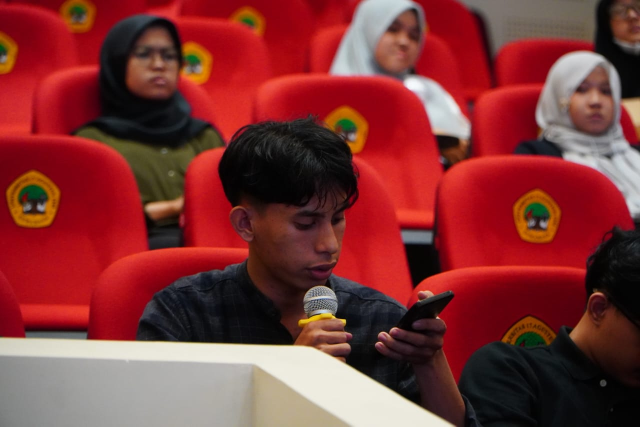
#> input picture Modul1/23-071_Jordan Hutahaean_TP3/Citra 02/bojak.jpeg, 1280 x 853 px (shown at 1/2 size)
$ python '23-071_jordan Hutahean.py'
#> lines starting #> are read from the running program, lines starting #| are printed output that depends on the picture; after the words box and inside, x2 and y2 are one past the last pixel; in counts of white or black regions, pixels touching at a corner belong together
import cv2

# =======================================================
# BAB 2 - Representasi Citra
# =======================================================

# Baca citra
citra = cv2.imread("bojak.jpeg")
#> citra is the input picture: shape (853, 1280, 3); mean B, G, R 52.5, 52.7, 128.3

# Citra Asli
cv2.namedWindow("Citra Asli (RGB)", cv2.WINDOW_NORMAL)
cv2.resizeWindow("Citra Asli (RGB)", 500, 500)
cv2.imshow("Citra Asli (RGB)", citra)

# Konversi ke Grayscale
gray = cv2.cvtColor(citra, cv2.COLOR_BGR2GRAY)
cv2.namedWindow("Citra Grayscale", cv2.WINDOW_NORMAL)
cv2.resizeWindow("Citra Grayscale", 500, 500)
cv2.imshow("Citra Grayscale", gray)

print("Representasi matriks (potongan 5x5 pixel):")
print(gray[0:5, 0:5])
#| [[38 38 39 40 40]
#|  [40 41 41 42 42]
#|  [43 44 44 45 45]
#|  [45 46 47 47 47]
#|  [47 47 48 49 49]]

# =======================================================
# BAB 3 - Operasi Dasar Citra
# =======================================================

# 1. Thresholding
_, thresh = cv2.threshold(gray, 128, 255, cv2.THRESH_BINARY)
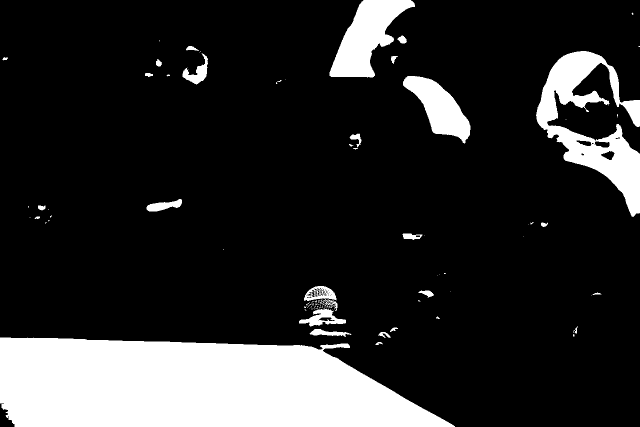
#> thresh: shape (853, 1280) (shown at 1/2 size); 16.9% white; 107 white regions (76 under 20 px), largest, box (x1, y1, x2, y2) and area: (0, 675, 910, 853) 129149, (1072, 102, 1280, 434) 25745, (659, 0, 830, 155) 13099
cv2.namedWindow("Thresholding (Biner)", cv2.WINDOW_NORMAL)
cv2.resizeWindow("Thresholding (Biner)", 500, 500)
cv2.imshow("Thresholding (Biner)", thresh)

# 2. Negatif Citra
negatif = 255 - gray
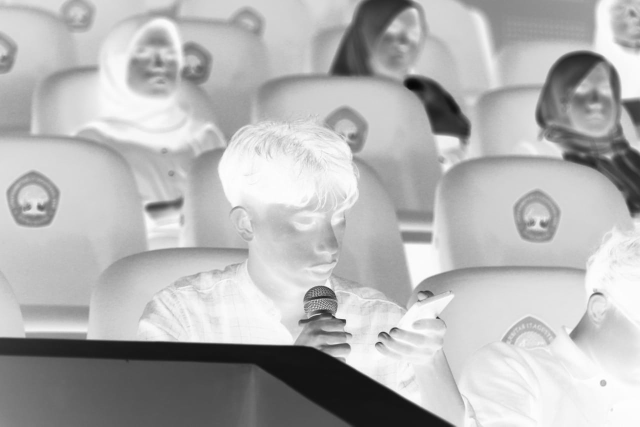
#> negatif: shape (853, 1280) (shown at 1/2 size); min 6, max 255, mean 179.7
cv2.namedWindow("Negatif Citra", cv2.WINDOW_NORMAL)
cv2.resizeWindow("Negatif Citra", 500, 500)
cv2.imshow("Negatif Citra", negatif)

# 3. Brightness Adjustment
bright = cv2.convertScaleAbs(citra, alpha=1, beta=50)
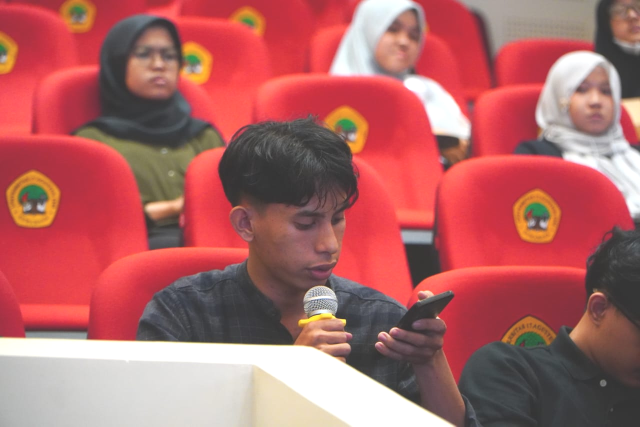
#> bright: shape (853, 1280, 3) (shown at 1/2 size); mean B, G, R 101.9, 101.5, 176.1
dark = cv2.convertScaleAbs(citra, alpha=1, beta=-50)
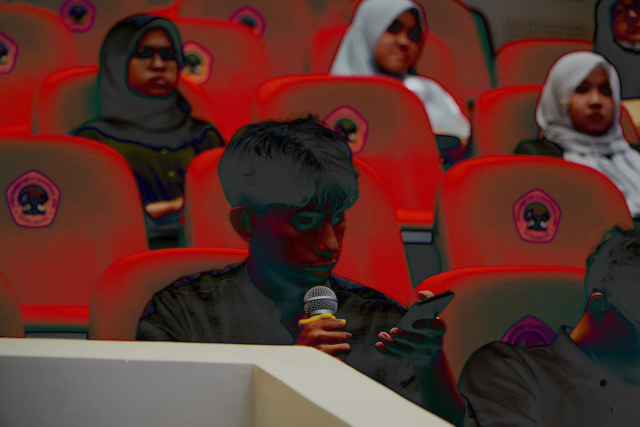
#> dark: shape (853, 1280, 3) (shown at 1/2 size); mean B, G, R 44.1, 50.3, 91.8
cv2.namedWindow("Brightness (+50)", cv2.WINDOW_NORMAL)
cv2.resizeWindow("Brightness (+50)", 500, 500)
cv2.imshow("Brightness (+50)", bright)
cv2.namedWindow("Brightness (-50)", cv2.WINDOW_NORMAL)
cv2.resizeWindow("Brightness (-50)", 500, 500)
cv2.imshow("Brightness (-50)", dark)

# 4. Flipping
flip_h = cv2.flip(citra, 1)   # horizontal
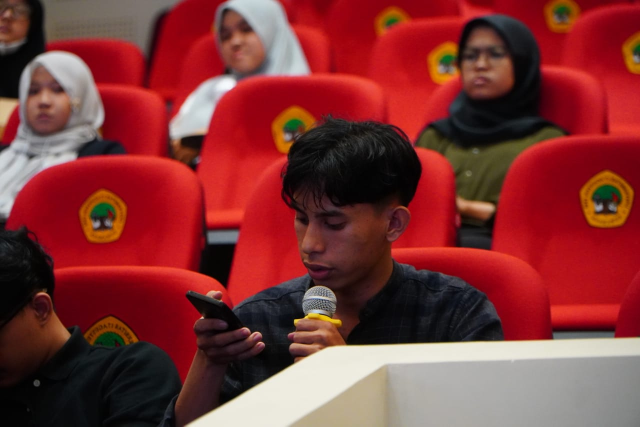
#> flip_h: shape (853, 1280, 3) (shown at 1/2 size); mean B, G, R 52.5, 52.7, 128.3
flip_v = cv2.flip(citra, 0)   # vertical
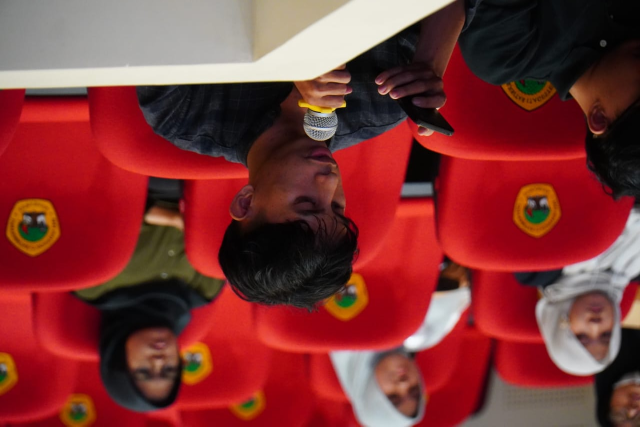
#> flip_v: shape (853, 1280, 3) (shown at 1/2 size); mean B, G, R 52.5, 52.7, 128.3
cv2.namedWindow("Flip Horizontal", cv2.WINDOW_NORMAL)
cv2.resizeWindow("Flip Horizontal", 500, 500)
cv2.imshow("Flip Horizontal", flip_h)
cv2.namedWindow("Flip Vertikal", cv2.WINDOW_NORMAL)
cv2.resizeWindow("Flip Vertikal", 500, 500)
cv2.imshow("Flip Vertikal", flip_v)

# 5. Histogram Equalization
eq = cv2.equalizeHist(gray)
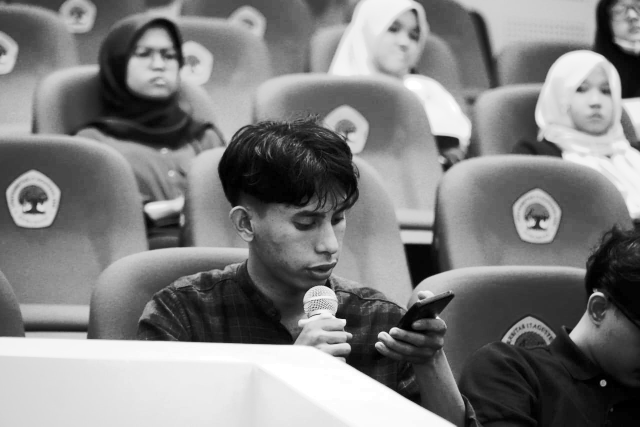
#> eq: shape (853, 1280) (shown at 1/2 size); min 0, max 255, mean 128.5
cv2.namedWindow("Histogram Equalization", cv2.WINDOW_NORMAL)
cv2.resizeWindow("Histogram Equalization", 500, 500)
cv2.imshow("Histogram Equalization", eq)

# =======================================================
# Tahan jendela sampai tombol ditekan
# =======================================================
cv2.waitKey(0)
cv2.destroyAllWindows()
